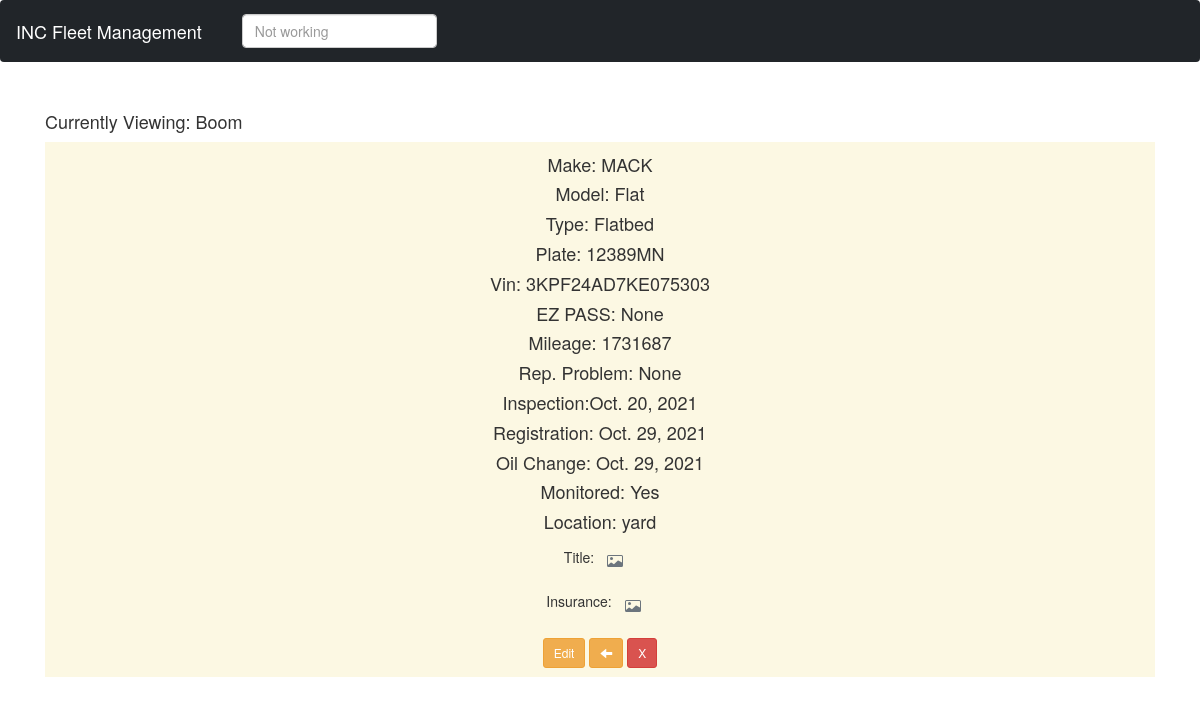
Screenshot of /Inventory/TruckDetailView/2 with the database file from the repository.
### Inventory/models.py (models this page shows, shortened)
class trucks(models.Model):
    TYPE_CHOICES = (('Sedan', 'Sedan'), ('Pickup', 'Pickup'), ('SUV', 'SUV'), ('Flatbed', 'Flatbed'))
    MON_CHOICES = (('Yes', 'Yes'), ('No', 'No'))
    nickname = models.CharField(blank=False, null=True, default=None, max_length=80)
    make = models.CharField(blank=False, null=True, default=None, max_length=80)
    model = models.CharField(blank=False, null=True, default=None, max_length=80)
    type = models.CharField(blank=False, null=True, choices=TYPE_CHOICES, default=None, max_length=80)
    plate = models.CharField(blank=False, null=True, default=None, max_length=80)
    vin = models.CharField(blank=False, null=True, default=None, max_length=80)
    ezPass = models.CharField(blank=False, null=True, default=None, max_length=80)
    mileage = models.CharField(blank=False, null=True, default=None, max_length=80)
    reportedProblem = models.CharField(blank=False, null=True, default=None, max_length=80)
    inspection = models.DateField(blank=False, null=True, default=None)
    registration = models.DateField(blank=False, null=True, default=None)
    oilChange = models.DateField(blank=False, null=True, default=None)
    isMonitored = models.CharField(blank=False, null=True, choices=MON_CHOICES, default=None, max_length=80)
    status = models.CharField(blank=False, null=True, default=None, max_length=80)
    title = models.ImageField(null=True, blank=True, upload_to='title_pics/')
    insurance_card = models.ImageField(null=True, blank=True, upload_to='insurance_cards/')

### Inventory/views.py (the view)
# urls.py: path('TruckDetailView/<int:pk>', views.TruckDetailView, name='truckdetails'),
def TruckDetailView(request, pk):
    items = trucks.objects.filter(pk=pk)
    context = {'items': items}
    return render(request, 'Inventory/truck_details.html', context)

### Inventory/templates/Inventory/truck_details.html (shortened to what this page needs)
{% extends 'inventory/base.html' %}
{% block body %}
<head>
    <link rel="stylesheet" href="https://maxcdn.bootstrapcdn.com/bootstrap/3.4.0/css/bootstrap.min.css">
</head>
{% for item in items %}
<h4>Currently Viewing: {{ item.nickname }}</h4> <p>
<div class="mark">
    <div class=" text-center ">
        <p>
        <h4> Make: {{ item.make }}</h4>
        <p>
        <h4> Model: {{item.model}} </h4>
        <p>
        <h4> Type: {{ item.type }}</h4>
        <p>
        <h4> Plate: {{ item.plate}}</h4>
        <p>
        <h4> Vin: {{item.vin}}</h4>
        <p>
        <h4> EZ PASS: {{item.ezPass}}</h4>
        <p>
        <h4> Mileage: {{item.mileage}}</h4>
        <p>
        <h4> Rep. Problem: {{item.reportedProblem}}</h4>
        <p>
        <h4> Inspection:{{item.inspection}}</h4>
        <p>
        <h4> Registration: {{item.registration}}</h4>
        <p>
        <h4> Oil Change: {{item.oilChange}}</h4>
        <p>
        <h4> Monitored: {{item.isMonitored}}</h4>
        <p>
        <h4> Location: {{item.status}}</h4>
        <p>
            Title:<a href="{{item.title.url}}" type="button" class="btn btn-outline-secondary">
            <span class="visually-hidden">Button</span></a>
        <p>
            Insurance:<a href="{{item.insurance_card.url}}" type="button" class="btn btn-outline-secondary">
            </a>
            <td>
        <div class="btn">
            <a href="{% url 'editTrucks' item.pk %}" class="btn btn-warning btn-sm" role="button"
               aria-pressed="true">Edit</a>
            <a href="{% url 'index' %}" type="button" class="btn btn-warning btn-sm"> <span
                    class="glyphicon glyphicon-arrow-left"></span></a>
            <a href="{% url 'deleteTrucks' item.pk %}" class="btn btn-danger btn-sm" role="button"
               aria-pressed="true">X</a>
        </div>
        </td>
    </div>
</div>
</div>
{% endfor %}
{% endblock %}

### rows the page displays
trucks: nickname "Boom", make "MACK", model "Flat", type "Flatbed", plate "12389MN", vin "3KPF24AD7KE075303", ezPass "None", mileage "1731687", reportedProblem "None", inspection "Oct. 20, 2021", registration "Oct. 29, 2021", oilChange "Oct. 29, 2021", isMonitored "Yes", status "yard"
